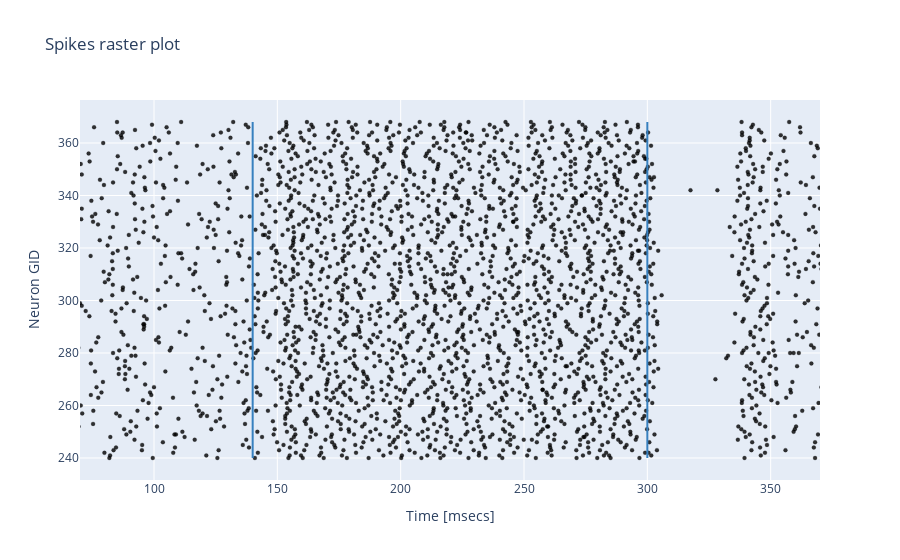

This figure's notebook cell:
### Markdown cell above
## 3. Simulation data analysis

### Raster Plot 

Below, a raster plot of cell spikes for each cell type can be displayed; select the cell type modifying the CELL_TO_PLOT variable.
Cell types are:
1. 'granule'
2. 'golgi'
3. 'purkinje'
4. 'stellate'
5. 'basket'
6. 'dcn'

For Purkinje and DCN neurons, you can specify the microzone you want to analyze: microzone 1 is receiving both CS and US, while microzone 2 receives only CS (empty lines in raster plots would represent neurons of the other microzone). In the first case, US triggers burst-pause and pause-burst mechanisms, which are fundamental to fine tune the timing of cerebellar motor outputs.

Attention: you can plot only the activity of cell types whose recording device were connected before the simulation run!

### Code cell
CELL_TO_PLOT = 'dcn_cell_glut_large'


cells = {'granule_cell': [grc_ts, grc_evs],
         'golgi_cell': [goc_ts, goc_evs],
         'glomerulus': [glom_ts, glom_evs],
         'purkinje_cell': [pc_ts, pc_evs],
         'stellate_cell': [sc_ts, sc_evs],
         'basket_cell': [bc_ts, bc_evs],
         'dcn_cell_glut_large': [dcn_ts, dcn_evs],
         'output':[output_ts, output_evs],
         'io_cell':[io_ts, io_evs]}


color = {'granule_cell': 'rgba(255, 0, 0, .8)',
         'golgi_cell': 'rgba(0, 255, 0, .8)',
         'glomerulus': 'rgba(0, 0, 0, .8)',
         'purkinje_cell': 'rgba(0, 0, 0, .8)',
         'stellate_cell': 'rgba(234, 10, 142, .8)',
         'basket_cell': 'rgba(234, 10, 142, .8)',
         'output': 'rgba(0, 0, 0, .8)',
         'dcn_cell_glut_large': 'rgba(0, 0, 0, .8)',
         'io_cell': 'rgba(255, 127, 80, .8)'}

times = cells[CELL_TO_PLOT][0]
cell_ids = cells[CELL_TO_PLOT][1]
   
    
    
trace0 = go.Scatter(
    x = times,
    y = cell_ids,
    name = '',
    mode = 'markers',
    marker = dict(
        size = 4,
        color = color[CELL_TO_PLOT],
        line = dict(
            width = .2,
            color = 'rgb(0, 0, 0)'
        )
    )
)

data = [trace0]

layout = go.Layout(
              title = 'Spikes raster plot',
              yaxis = dict(title='Neuron GID', zeroline = False),
              xaxis = dict(title='Time [msecs]', zeroline = False, range=[0,TOT_DURATION+1]),
              shapes= [
              # Line STIM to MFs start
              {
                  'type': 'line',
                  'x0': STIM_MF_START,
                  'y0': np.amin(cell_ids),
                  'x1': STIM_MF_START,
                  'y1': np.amax(cell_ids),
                  'line': {
                      'color': 'rgb(55, 128, 191)',
                      'width': 2,
                  }
               },
               # Line STIM to MFs stop
               {
                  'type': 'line',
                  'x0': STIM_MF_END,
                  'y0': np.amin(cell_ids),
                  'x1': STIM_MF_END,
                  'y1': np.amax(cell_ids),
                  'line': {
                      'color': 'rgb(55, 128, 191)',
                      'width': 2,
                  }
               }]
             )

fig = go.Figure(data=data, layout=layout)
fig.update_xaxes(range=[70.0, 370.0])
iplot(fig, filename='styled-scatter')

### Figure 1 — Plotly figure (JSON) as saved in the notebook; plotly's stock layout.template omitted (floating-point values rounded to 4 significant figures; data arrays with more than 128 entries replaced by an {"elided": "..."} marker saying what was removed)
{"data": [{"marker": {"color": "rgba(0, 0, 0, .8)", "line": {"color": "rgb(0, 0, 0)", "width": 0.2}, "size": 4}, "mode": "markers", "name": "", "type": "scatter", "x": {"elided": "2996 float values"}, "y": {"elided": "2996 int values"}}], "layout": {"shapes": [{"line": {"color": "rgb(55, 128, 191)", "width": 2}, "type": "line", "x0": 140, "x1": 140, "y0": 240, "y1": 368}, {"line": {"color": "rgb(55, 128, 191)", "width": 2}, "type": "line", "x0": 300, "x1": 300, "y0": 240, "y1": 368}], "title": {"text": "Spikes raster plot"}, "xaxis": {"range": [70, 370], "title": {"text": "Time [msecs]"}, "zeroline": false}, "yaxis": {"title": {"text": "Neuron GID"}, "zeroline": false}}}
